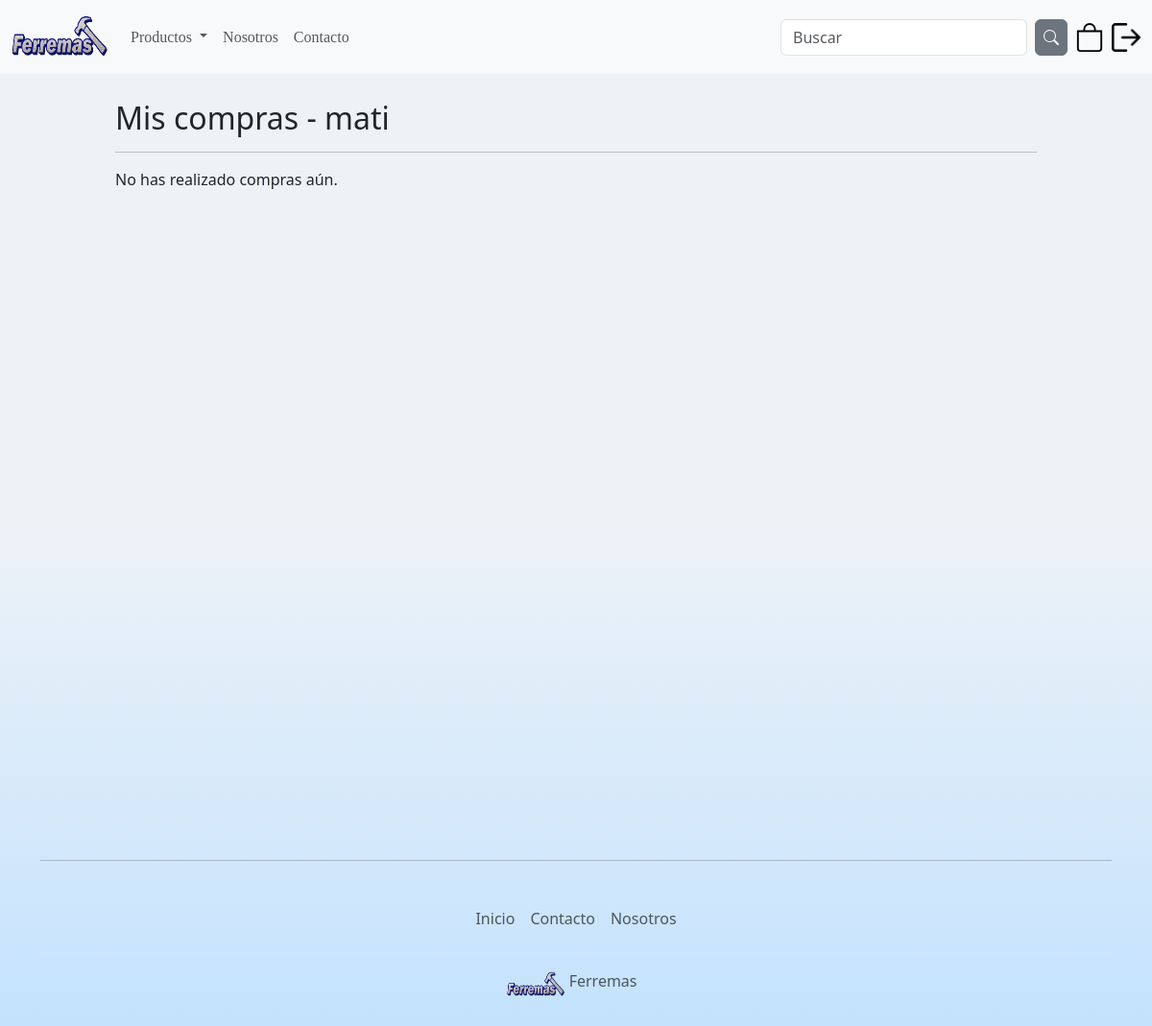
Page /mis-compras/ (signed in) on the earlier database version.
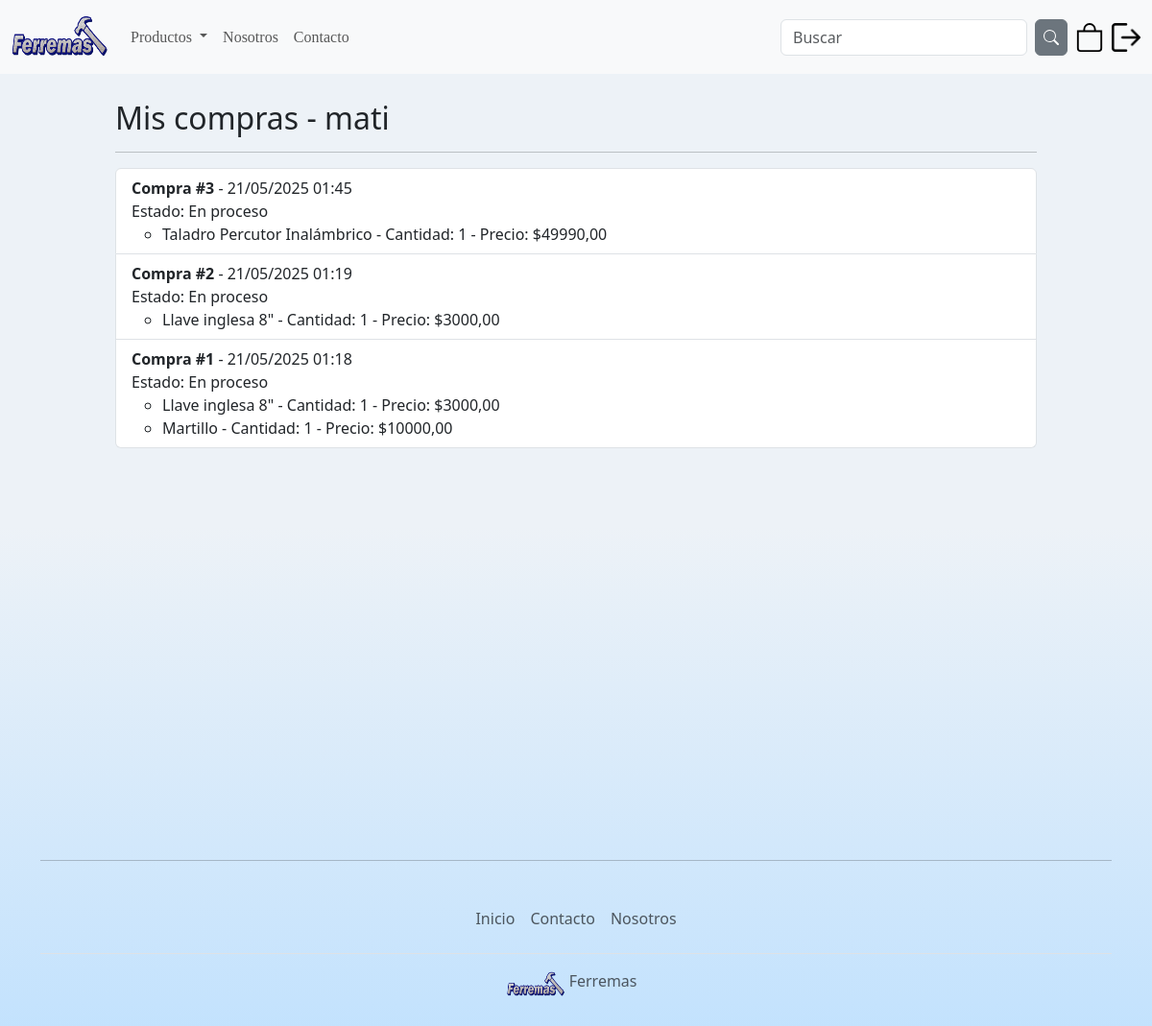
Same page on the later database version.
### app/models.py (models this page shows, shortened)
class Compra(models.Model):
    ESTADOS = [
        ('pendiente', 'Pendiente'),
        ('rechazado', 'Rechazado'),
        ('preparacion', 'En preparación'),
        ('listo', 'Listo para retiro/entrega'),
        ('finalizado', 'Finalizado'),
    ]
    usuario = models.ForeignKey(User, on_delete=models.CASCADE)
    fecha = models.DateTimeField(auto_now_add=True)
    estado = models.CharField(max_length=20, choices=ESTADOS, default='pendiente')

class CompraProducto(models.Model):
    compra = models.ForeignKey(Compra, related_name='productos', on_delete=models.CASCADE)
    nombre = models.CharField(max_length=200)
    cantidad = models.PositiveIntegerField()
    precio = models.DecimalField(max_digits=10, decimal_places=2)

### app/views.py (the view)
# urls.py: path('mis-compras/', views.mis_compras, name='mis_compras'),
@login_required
def mis_compras(request):
    compras = Compra.objects.filter(usuario=request.user).order_by('-fecha')
    return render(request, 'app/mis_compras.html', {'compras': compras})

### app/templates/app/mis_compras.html
{% extends 'app/base.html' %}
{% block contenido %}
<br>
<h2>Mis compras  -  {{ user.username }}</h2>
<hr>
{% if compras %}
  <ul class="list-group">
    {% for compra in compras %}
      <li class="list-group-item">
        <strong>Compra #{{ compra.id }}</strong> - {{ compra.fecha|date:"d/m/Y H:i" }}
        <br>
        <span>
          Estado:
          {% if compra.estado == 'pendiente' %}
            En proceso
          {% elif compra.estado == 'preparacion' %}
            En preparación
          {% elif compra.estado == 'listo' %}
            Listo para retiro/entrega
          {% elif compra.estado == 'rechazado' %}
            Rechazado
          {% elif compra.estado == 'finalizado' %}
            Finalizado
          {% else %}
            {{ compra.estado }}
          {% endif %}
        </span>
        <ul>
          {% for item in compra.productos.all %}
            <li>
              {{ item.nombre }} - Cantidad: {{ item.cantidad }} - Precio: ${{ item.precio }}
            </li>
          {% endfor %}
        </ul>
      </li>
    {% endfor %}
  </ul>
{% else %}
  <p>No has realizado compras aún.</p>
{% endif %}
{% endblock %}

Differences in the rows shown:
added Compra: id "3", fecha "21/05/2025 01:45", estado "En proceso"
added CompraProducto: nombre "Taladro Percutor Inalámbrico", cantidad "1", precio "49990,00", shown under "3"
added Compra: id "2", fecha "21/05/2025 01:19", estado "En proceso"
added CompraProducto: nombre "Llave inglesa 8\"", cantidad "1", precio "3000,00", shown under "2"
added Compra: id "1", fecha "21/05/2025 01:18", estado "En proceso"
added CompraProducto: nombre "Llave inglesa 8\"", cantidad "1", precio "3000,00"
added CompraProducto: nombre "Martillo", cantidad "1", precio "10000,00"
Other differences:
text no longer shown: "No has realizado compras aún."
